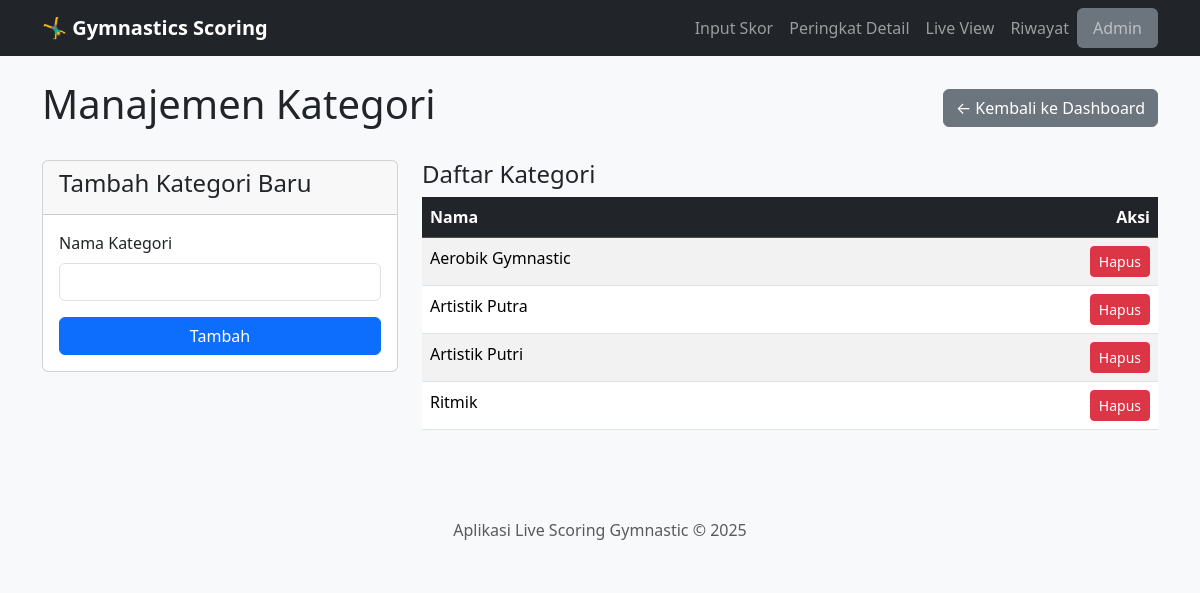
The page /admin/manage/kategori on the database as committed earlier.
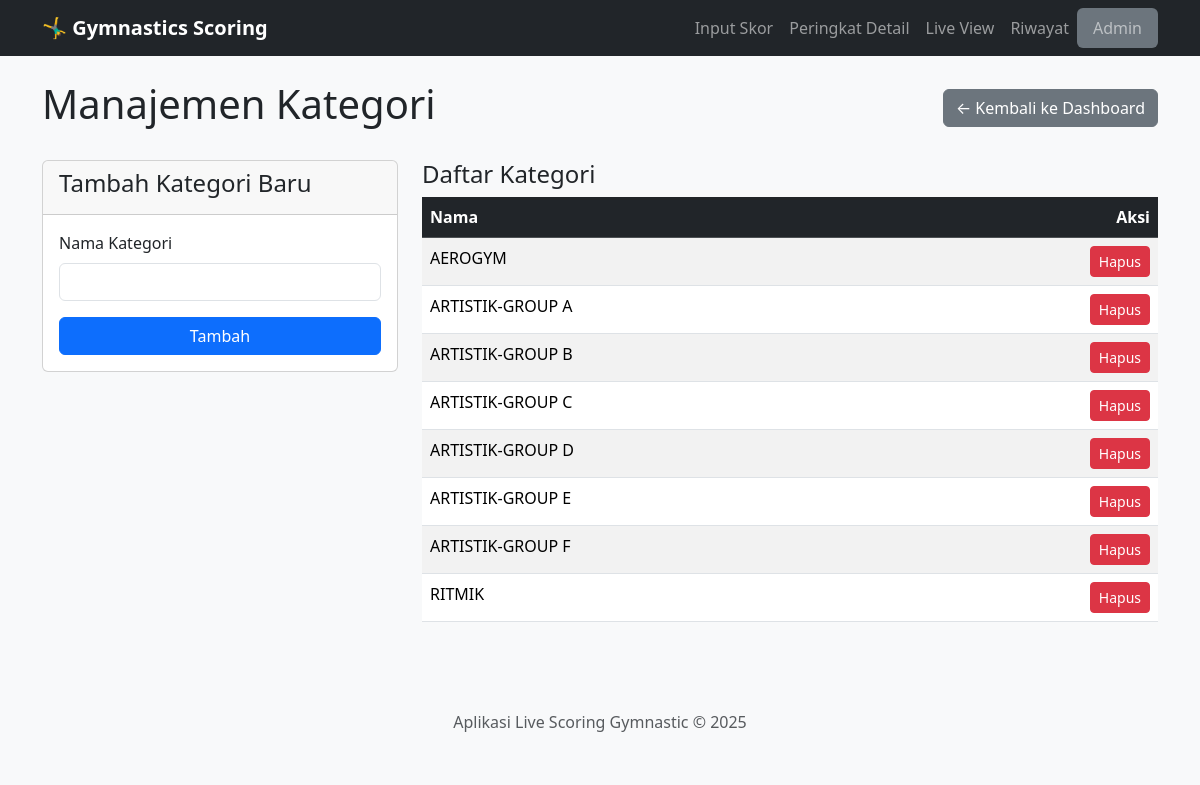
The same page on the database as committed later.
### app.py (models this page shows)
class Kategori(db.Model):
    id = db.Column(db.Integer, primary_key=True)
    nama = db.Column(db.String(100), unique=True, nullable=False)

### app.py (the view, shortened to what this page needs)
@app.route('/admin/manage/<master_type>', methods=['GET', 'POST'])
def admin_manage_generic(master_type):
    model_map = get_model_map()
    if master_type not in model_map: return "Tipe data tidak valid", 404
    config = model_map[master_type]
    Model = config['model']
    items = Model.query.order_by(Model.nama).all()
    return render_template('admin_manage_generic.html', items=items, config=config, master_type=master_type)

### app.py (called while the page is built)
def get_model_map():
    return {'daerah': {'model': Daerah, 'title': 'Daerah'},'kategori': {'model': Kategori, 'title': 'Kategori'},'grup': {'model': Grup, 'title': 'Grup'},'alat': {'model': Alat, 'title': 'Alat'}}

### templates/admin_manage_generic.html (shortened to what this page needs)
{% extends 'layout.html' %}
{% block content %}
<div class="d-flex justify-content-between align-items-center mb-4">
    <h1>Manajemen {{ config.title }}</h1>
    <a href="{{ url_for('admin_dashboard') }}" class="btn btn-secondary">&larr; Kembali ke Dashboard</a>
</div>
<div class="row">
    <div class="col-md-4">
        <div class="card">
            <div class="card-header"><h4>Tambah {{ config.title }} Baru</h4></div>
            <div class="card-body">
                <form action="{{ url_for('admin_manage_generic', master_type=master_type) }}" method="post">
                    <div class="mb-3">
                        <label for="nama" class="form-label">Nama {{ config.title }}</label>
                        <input type="text" class="form-control" id="nama" name="nama" required>
                    </div>
                    <button type="submit" class="btn btn-primary w-100">Tambah</button>
                </form>
            </div>
        </div>
    </div>
    <div class="col-md-8">
        <h4>Daftar {{ config.title }}</h4>
        <table class="table table-striped table-hover">
            <thead class="table-dark"><tr><th>Nama</th><th class="text-end">Aksi</th></tr></thead>
            <tbody>
                {% for item in items %}
                <tr>
                    <td>{{ item.nama }}</td>
                    <td class="text-end">
                        <form action="{{ url_for('admin_delete_generic', master_type=master_type, item_id=item.id) }}" method="post" onsubmit="return confirm('Yakin ingin menghapus item ini?');">
                            <button type="submit" class="btn btn-sm btn-danger">Hapus</button>
                        </form>
                    </td>
                </tr>
                {% else %}
                <tr><td colspan="2" class="text-center">Belum ada data.</td></tr>
                {% endfor %}
            </tbody>
        </table>
    </div>
</div>
{% endblock %}

Rows that differ between the two databases and show on the page:
removed Kategori: nama "Aerobik Gymnastic"
removed Kategori: nama "Artistik Putra"
removed Kategori: nama "Artistik Putri"
removed Kategori: nama "Ritmik"
added Kategori: nama "AEROGYM"
added Kategori: nama "ARTISTIK-GROUP A"
added Kategori: nama "ARTISTIK-GROUP B"
added Kategori: nama "ARTISTIK-GROUP C"
added Kategori: nama "ARTISTIK-GROUP D"
added Kategori: nama "ARTISTIK-GROUP E"
added Kategori: nama "ARTISTIK-GROUP F"
added Kategori: nama "RITMIK"
